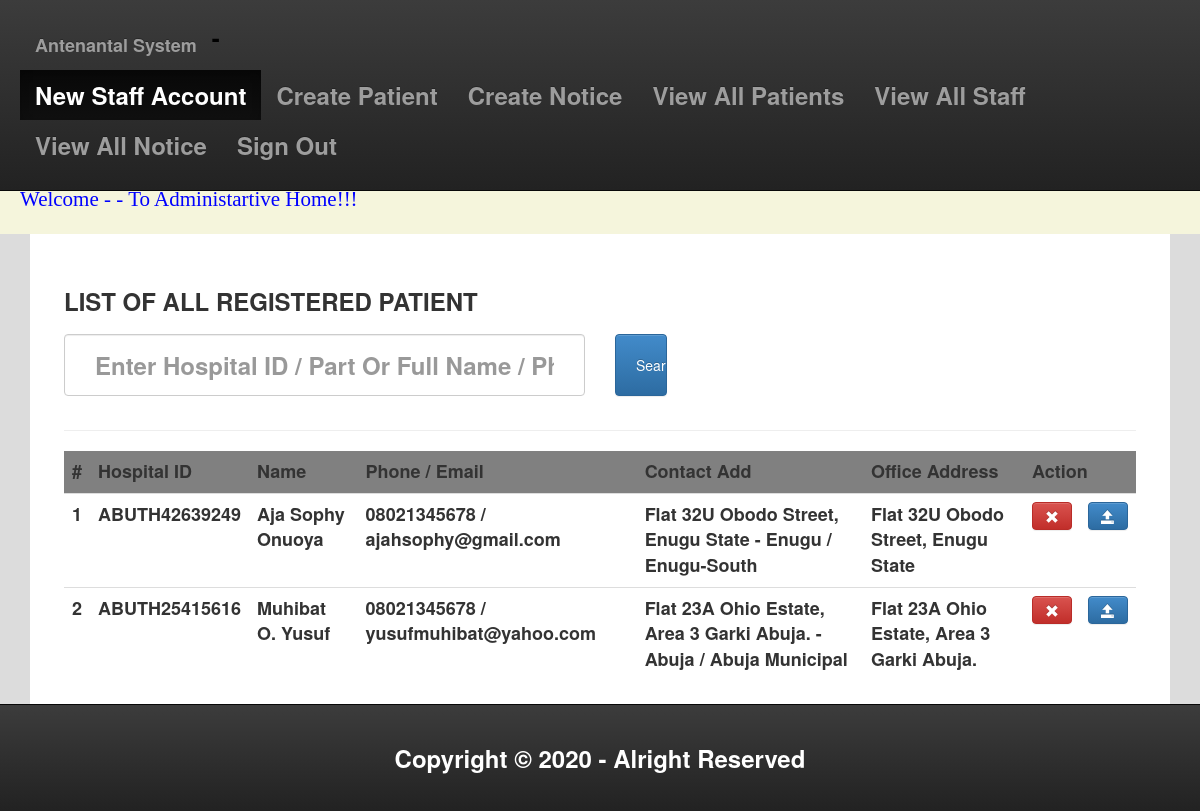
Screenshot of /adminHome.php with the database file from the repository.
### tables this page shows
CREATE TABLE `users` (
  `id` int(11) NOT NULL,
  `patientName` varchar(255) NOT NULL,
  `patientPhone` varchar(20) NOT NULL,
  `patientEmail` varchar(100) NOT NULL,
  `HID` varchar(50) NOT NULL,
  `contactAddress` text NOT NULL,
  `officeAddress` text NOT NULL,
  `illnesDescription` text NOT NULL,
  `patientState` varchar(200) NOT NULL,
  `patientLocalGovt` varchar(255) NOT NULL,
  `dateReg` datetime NOT NULL,
  `createdBy` varchar(100) NOT NULL
);

### adminHome.php (the view, shortened to what this page needs)
<?php
    require_once 'connection.php';
    $txtSearch = "";
    if($_SERVER['REQUEST_METHOD'] == "POST" && isset($_POST['txtSearch'])){
        $stmt_in = $conn->prepare("SELECT * FROM users where patientName like ? or patientPhone like ? or patientEmail like ?
        or HID like ? or patientState like ?  ORDER BY dateReg, id DESC ");
        $txtSearch = trim($_POST['txtSearch']);
        $search = "%".$txtSearch."%";
        $stmt_in->execute(array($search,$search,$search,$search,$search));
        $affected_rows_in = $stmt_in->rowCount();
    }else{
        $current_page = !empty($_GET['page']) ? (int)$_GET['page'] : 1;
        $per_page = 5;
        $offset = ($current_page - 1) * $per_page;
        $stmt_in = $conn->prepare("SELECT * FROM users ORDER BY dateReg, id DESC Limit {$per_page} OFFSET {$offset}");
        $stmt_in->execute();
        $affected_rows_in = $stmt_in->rowCount();
    }
?>
<!DOCTYPE HTML PUBLIC "-//W3C//DTD HTML 4.01 Transitional//EN" "http://www.w3.org/TR/html4/loose.dtd">
<html lang="en">
<?php include 'header.php'?>
    <link rel="stylesheet" type="text/css" href="css/content.css">
    <body>
    <?php include 'adminTopNav.php'?>
        <div class="container">
            <div class="login">
                <div class="content">
                    <h3 style="margin-bottom:20px;font-weight:bolder">LIST OF ALL REGISTERED PATIENT</h3>
                    <form role="form" class="form-horizontal" action="" enctype="multipart/form-data" method="POST">
                        <div class="form-group">
                            <div class="col-xs-6">
                                <input type="text" value="<?php echo $txtSearch ?>" name="txtSearch" placeholder="Enter Hospital ID / Part Or Full Name / Phone / Email To Search" class="form-control">
                            </div>
                            <div class="col-xs-6">
                                <input class="btn btn-primary" style="width:10%;margin-bottom:10px;padding:20px 20px 20px 20px;" name="search" type="submit" Value="Search"></input>
                            </div>
                        </div>
                    </form>
                    <hr/>
                    <table class="table table-responsive table-stripped">
                        <thead style="background-color:grey">
                            <tr >
                                <td>#</td>
                                <td>Hospital ID</td>
                                <td>Name</td>
                                <td>Phone / Email</td>
                                <td>Contact Add</td>
                                <td>Office Address</td>
                                <td colspan="2">Action</td>
                            </tr>
                        </thead>
                        <tbody>
                            <?php
                                if($affected_rows_in >= 1)
                                {
                                    $r=0;
                                    while($row_two_in = $stmt_in->fetch(PDO::FETCH_ASSOC))
                                    {
                                       $r+=1;
                                       echo '
                                       <tr>
                                            <td>'.$r.'</td>
                                            <td>'.$row_two_in['HID'].'</td>
                                            <td>'.$row_two_in['patientName'].'</td>
                                            <td>'.$row_two_in['patientPhone'].' / '.$row_two_in['patientEmail'].'</td>
                                            <td>'.$row_two_in['contactAddress'].' - '.$row_two_in['patientState'].' / '.$row_two_in['patientLocalGovt'].'</td>
                                            <td>'.$row_two_in['officeAddress'].'</td>
                                            <td><a class="btn btn-danger" href="" ><i class="glyphicon glyphicon-remove"></i></td>
                                            <td><a class="btn btn-primary" href="useraccountprofile.php?hospitalid='.$row_two_in['HID'].'"><i class="glyphicon glyphicon-open"></i></td>
                                        </tr>
                                       ';
                                    }
                                }
                            ?>
                        </tbody>
                    </table>
                </div>
            </div>
            <?php require_once 'footer.php'?>
        </div>
    </body>
</html>

### css/content.css (style rules this page uses)
body { background-color:gainsboro; font-size: 24px; font-weight: bolder; }
.container { background-color: white; padding: 2% 2% 5% 2%; margin-top: 0%; width: 95%; }
h3 { margin-bottom:20px; font-weight:bolder; }
input[type=text], input[type=email], input[type=time], input[type=phone], select, textarea { padding: 30px; font-size: 24px; width: 100%; }
input[type=submit] { width:100%; margin-bottom:10px; padding:20px 20px 20px 20px; }
.content { background-color: white; padding: 10px; }
table { font-size:large; font-weight:bolder; }
table thead { font-weight: bolder; }

### rows the page displays
users: HID "ABUTH42639249", patientName "Aja Sophy Onuoya", patientPhone "08021345678", patientEmail "ajahsophy@gmail.com", contactAddress "Flat 32U Obodo Street, Enugu State", patientState "Enugu", patientLocalGovt "Enugu-South", officeAddress "Flat 32U Obodo Street, Enugu State"
users: HID "ABUTH25415616", patientName "Muhibat O. Yusuf", patientPhone "08021345678", patientEmail "yusufmuhibat@yahoo.com", contactAddress "Flat 23A Ohio Estate, Area 3 Garki Abuja.", patientState "Abuja", patientLocalGovt "Abuja Municipal", officeAddress "Flat 23A Ohio Estate, Area 3 Garki Abuja."
